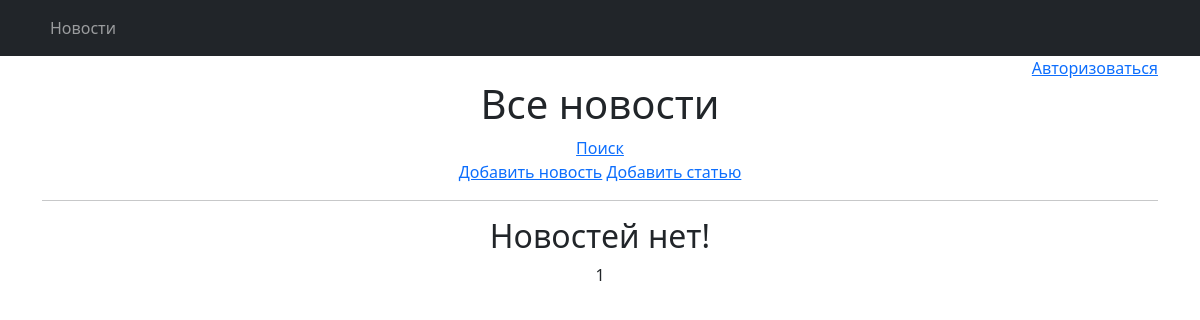
The page /news/ on the database as committed earlier.
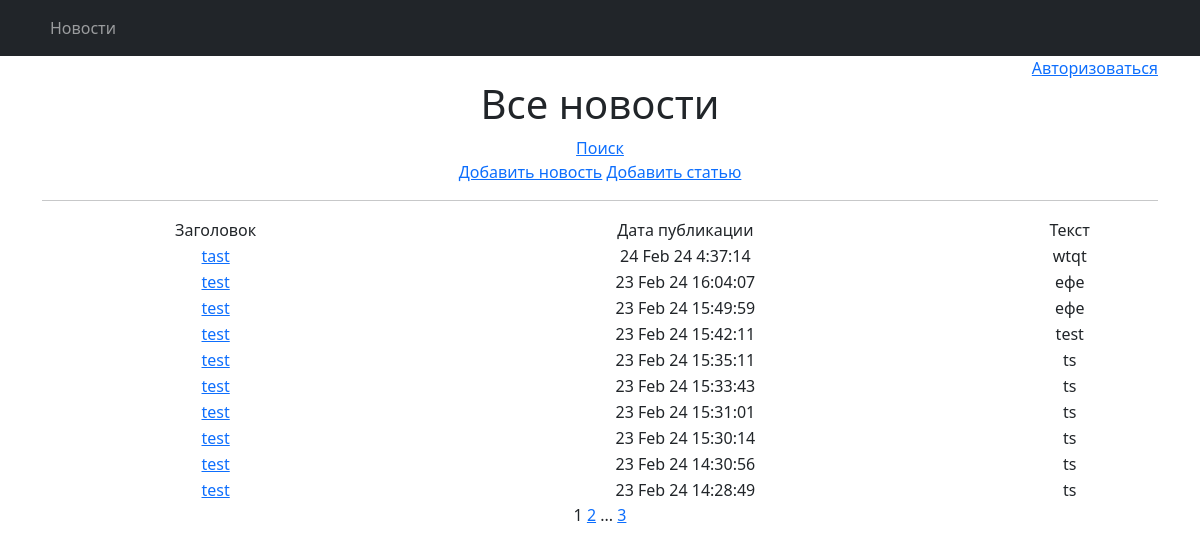
The same page on the database as committed later.
### news/models.py (models this page shows, shortened)
class Post(models.Model):
    article = 'Article'
    news = 'News'
    POSITIONS = [
        (article, 'Статья'),
        (news, 'Новость')
    ]
    author = models.ForeignKey(Author, on_delete=models.CASCADE)
    position = models.CharField(max_length=255, choices=POSITIONS, default=news)
    datetime = models.DateTimeField(auto_now_add=True)
    category = models.ManyToManyField(Category, through='PostCategory')
    header = models.CharField(max_length=255)
    text = models.TextField(default='')
    rating = models.IntegerField(default=0)

### news/views.py (the view)
# urls.py: path('', PostList.as_view(), name='post_list'),
class PostList(ListView):
    model = Post
    ordering = '-datetime'
    template_name = 'news.html'
    context_object_name = 'news'
    paginate_by = 10
    def get_queryset(self):
        queryset = super().get_queryset()
        self.filterset = PostFilter(self.request.GET, queryset)
        return self.filterset.qs
    def get_context_data(self, **kwargs):
        context = super().get_context_data(**kwargs)
        context['is_not_authors'] = not self.request.user.groups.filter(name='authors').exists()
        return context

### news/templatetags/custom_filters.py (called while the page is built)
@register.filter()
def censor(value):
    split_str = value.split()
    new_split_string = []
    for word in split_str:
        for bad_word in bad_words:
            bad_len = len(bad_word)
            index = word.lower().find(bad_word)
            if index != -1:
                new_split_string.append(word[:index] + '*' * bad_len + word[index + bad_len:])
                break
        else:
            new_split_string.append(word)
    return ' '.join(new_split_string)

### news/templatetags/custom_tags.py (called while the page is built)
@register.simple_tag(takes_context=True)
def url_replace(context, **kwargs):
    d = context['request'].GET.copy()
    for k, v in kwargs.items():
        d[k] = v
    return d.urlencode()

### NewsPaper/templates/news.html (shortened to what this page needs)
{% extends 'default.html' %}
{% load custom_filters %}
{% load custom_tags %}
{% block content %}
    <h1>Все новости</h1>
    <a href="{% url 'post_search'%}">Поиск</a>
    <p>
    <a href="{% url 'news_create'%}">Добавить новость</a>
    <a href="{% url 'articles_create'%}">Добавить статью</a>
    </p>
   <hr>
   {% if news %}
       <table align="center" width= 100%>
           <tr>
               <td>Заголовок</td>
               <td>Дата публикации</td>
               <td>Текст</td>
           </tr>
           {% for post in news %}
           <tr>
               <td><a href="{% url 'post_detail' post.pk %}">{{ post.header|censor }}</a></td>
               <td>{{ post.datetime|date:'d M y G:i:s' }}</td>
               <td>{{ post.text|truncatechars:20|censor }}</td>
           </tr>
           {% endfor %}
       </table>
   {% else %}
       <h2>Новостей нет!</h2>
   {% endif %}
   {{ page_obj.number }}
   {% if page_obj.has_next %}
       <a href="?{% url_replace page=page_obj.next_page_number %}">{{ page_obj.next_page_number }}</a>
       {% if paginator.num_pages != page_obj.next_page_number %}
           ...
           <a href="?{% url_replace page=page_obj.paginator.num_pages %}">{{ page_obj.paginator.num_pages }}</a>
       {% endif %}
   {% endif %}
{% endblock content %}

### NewsPaper/templates/default.html (shortened to what this page needs)
<!DOCTYPE html>
<html lang="en">
    <head>
        {% load static %}
        <link href="{% static 'css/styles.css' %}" rel="stylesheet" />
    </head>
    <body>
        <nav class="navbar navbar-expand-lg navbar-dark bg-dark static-top">
           <div class="container">
               <div class="collapse navbar-collapse" id="navbarResponsive">
                   <ul class="navbar-nav ml-auto">
                       <li class="nav-item active">
                           <a class="nav-link" href="/">Новости
                           </a>
                       </li>
                   </ul>
               </div>
           </div>
        </nav>
        <div class="container" align="right">
            {% if request.user.is_authenticated %}
                <p>Пользователь: {{request.user.username}}</p>
                {% if is_not_authors %}
                    <p><button> <a href="/upgrade/"> Хочу стать автором!</a> </button></p>
                {% endif %}
                <a href="/accounts/logout/">Выйти</a>
            {% else %}
                    <a href="/accounts/login">Авторизоваться</a>
            {% endif %}
        </div>
        <div class="container">
           <div class="row">
               <div class="col-lg-12 text-center">
                   {% block content %}{% endblock content %}
               </div>
           </div>
        </div>
    </body>
</html>

Rows that differ between the two databases and show on the page:
added Post: header|censor "tast", datetime "24 Feb 24 4:37:14", text|censor "wtqt"
added Post: header|censor "test", datetime "23 Feb 24 16:04:07", text|censor "ефе"
added Post: header|censor "test", datetime "23 Feb 24 15:49:59", text|censor "ефе"
added Post: header|censor "test", datetime "23 Feb 24 15:42:11", text|censor "test"
added Post: header|censor "test", datetime "23 Feb 24 15:35:11", text|censor "ts"
added Post: header|censor "test", datetime "23 Feb 24 15:33:43", text|censor "ts"
added Post: header|censor "test", datetime "23 Feb 24 15:31:01", text|censor "ts"
added Post: header|censor "test", datetime "23 Feb 24 15:30:14", text|censor "ts"
added Post: header|censor "test", datetime "23 Feb 24 14:30:56", text|censor "ts"
added Post: header|censor "test", datetime "23 Feb 24 14:28:49", text|censor "ts"
Other text that changed with them:
{{ page_obj.next_page_number }}: (not shown) → "2"
{{ page_obj.paginator.num_pages }}: (not shown) → "3"
text no longer shown: "Новостей нет!"
text now shown: "Заголовок Дата публикации Текст ..."
